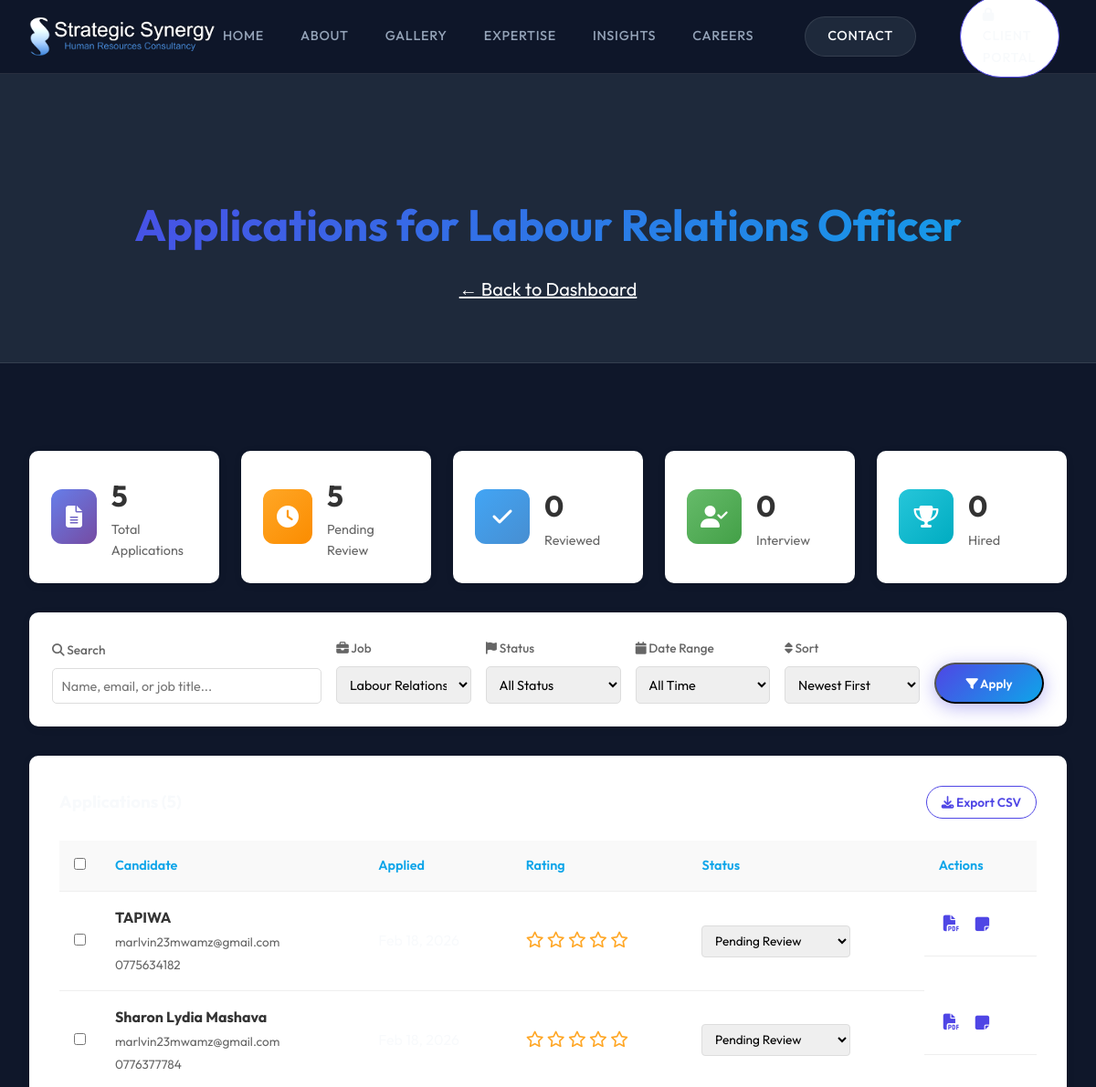
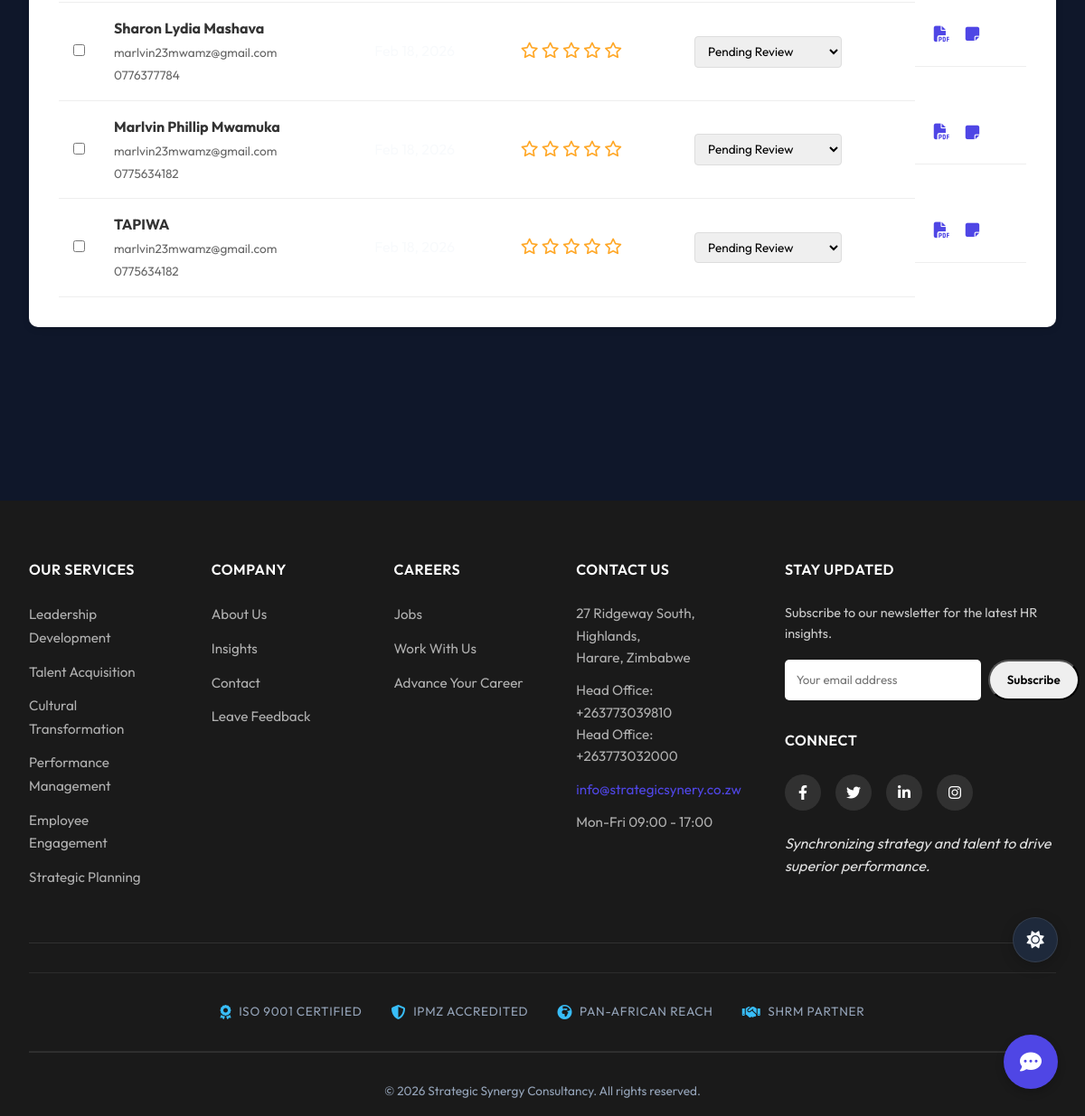
Screenshot of /portal/hr-dashboard/job-applications/16/ (signed in) with the database file from the repository (2 pictures, top to bottom).
### careers/models.py (models this page shows, shortened)
class Application(models.Model):
    STATUS_CHOICES = [
        ('PENDING', 'Pending Review'),
        ('REVIEWED', 'Reviewed'),
        ('INTERVIEW', 'Interview Scheduled'),
        ('REJECTED', 'Rejected'),
        ('HIRED', 'Hired'),
    ]
    job = models.ForeignKey(Job, on_delete=models.CASCADE, related_name='applications')
    full_name = models.CharField(max_length=100)
    email = models.EmailField()
    phone = models.CharField(max_length=20)
    linkedin_url = models.URLField(blank=True, null=True)
    resume = models.FileField(upload_to='resumes/')
    cover_letter = models.TextField(blank=True)
    applied_at = models.DateTimeField(auto_now_add=True)
    status = models.CharField(max_length=20, choices=STATUS_CHOICES, default='PENDING')
    notes = models.TextField(blank=True, help_text="Internal HR notes")
    rating = models.IntegerField(default=0, help_text="Rating from 0-5 stars")
    reviewed_by = models.ForeignKey('auth.User', on_delete=models.SET_NULL, null=True, blank=True, related_name='reviewed_applications')
    reviewed_at = models.DateTimeField(null=True, blank=True)

### portal/views.py (the view)
# urls.py: path('hr-dashboard/job-applications/<int:job_id>/', views.hr_job_applications, name='hr_job_applications'),
@login_required
@user_passes_test(is_hr_manager)
def hr_job_applications(request, job_id):
    from django.db.models import Count
    from django.core.paginator import Paginator
    job = get_object_or_404(Job, id=job_id)
    applications = job.applications.select_related('reviewed_by').all().order_by('-applied_at')
    stats = {
        'total': applications.count(),
        'pending': applications.filter(status='PENDING').count(),
        'reviewed': applications.filter(status='REVIEWED').count(),
        'interview': applications.filter(status='INTERVIEW').count(),
        'rejected': applications.filter(status='REJECTED').count(),
        'hired': applications.filter(status='HIRED').count(),
    }
    paginator = Paginator(applications, 25)
    page_number = request.GET.get('page', 1)
    page_obj = paginator.get_page(page_number)
    apps_data = []
    for app in page_obj:
        apps_data.append({
            'id': app.id,
            'full_name': app.full_name,
            'email': app.email,
            'phone': app.phone,
            'job_title': app.job.title if app.job else 'No Job',
            'applied_at': app.applied_at.strftime('%b %d, %Y'),
            'rating': app.rating,
            'status': app.status,
            'resume_url': app.resume.url if app.resume else '#',
            'notes': app.notes,
        })
    all_jobs = Job.objects.filter(is_active=True)
    context = {
        'applications': apps_data,
        'page_obj': page_obj,
        'stats': stats,
        'apps_by_job': [],  # Empty for single job view
        'all_jobs': all_jobs,
        'search_query': '',
        'job_filter': str(job_id),
        'selected_job_id': job.id,
        'status_filter': '',
        'date_filter': '',
        'sort_by': '-applied_at',
        'title': f'Applications for {job.title}',
        'status_choices': Application.STATUS_CHOICES,
    }
    return render(request, 'portal/hr_job_applications.html', context)

### templates/portal/hr_job_applications.html (shortened to what this page needs)
{% extends 'base.html' %}
{% load static %}
{% load portal_extras %}
{% block content %}
<section class="page-header">
    <div class="container">
        <h1>{{ title }}</h1>
        <p><a href="{% url 'portal:hr_dashboard' %}" style="color: white; text-decoration: underline;">&larr; Back to
                Dashboard</a></p>
    </div>
</section>
<section class="section">
    <div class="container">
        <div class="stats-grid">
            <div class="stat-card">
                <div class="stat-icon" style="background: linear-gradient(135deg, #667eea 0%, #764ba2 100%);"><i
                        class="fas fa-file-alt"></i></div>
                <div class="stat-content">
                    <h3>{{ stats.total }}</h3>
                    <p>Total Applications</p>
                </div>
            </div>
            <div class="stat-card">
                <div class="stat-icon" style="background: linear-gradient(135deg, #ffa726 0%, #fb8c00 100%);"><i
                        class="fas fa-clock"></i></div>
                <div class="stat-content">
                    <h3>{{ stats.pending }}</h3>
                    <p>Pending Review</p>
                </div>
            </div>
            <div class="stat-card">
                <div class="stat-icon" style="background: linear-gradient(135deg, #42a5f5 0%, #478ed1 100%);"><i
                        class="fas fa-check"></i></div>
                <div class="stat-content">
                    <h3>{{ stats.reviewed }}</h3>
                    <p>Reviewed</p>
                </div>
            </div>
            <div class="stat-card">
                <div class="stat-icon" style="background: linear-gradient(135deg, #66bb6a 0%, #43a047 100%);"><i
                        class="fas fa-user-check"></i></div>
                <div class="stat-content">
                    <h3>{{ stats.interview }}</h3>
                    <p>Interview</p>
                </div>
            </div>
            <div class="stat-card">
                <div class="stat-icon" style="background: linear-gradient(135deg, #26c6da 0%, #00acc1 100%);"><i
                        class="fas fa-trophy"></i></div>
                <div class="stat-content">
                    <h3>{{ stats.hired }}</h3>
                    <p>Hired</p>
                </div>
            </div>
        </div>
        <div class="card filter-card">
            <form method="get" action="" class="filter-form" id="filterForm">
                <div class="filter-row">
                    <div class="filter-item flex-grow">
                        <label><i class="fas fa-search"></i> Search</label>
                        <input type="text" name="search" value="{{ search_query }}"
                            placeholder="Name, email, or job title..." class="form-input">
                    </div>
                    <div class="filter-item">
                        <label><i class="fas fa-briefcase"></i> Job</label>
                        <select name="job" id="jobFilter" class="form-select">
                            {% for job in all_jobs %}
                            <option value="{{ job.id }}">{{ job.title }}</option>
                            {% endfor %}
                        </select>
                    </div>
                    <div class="filter-item">
                        <label><i class="fas fa-flag"></i> Status</label>
                        <select name="status" id="statusFilter" class="form-select">
                            <option value="">All Status</option>
                        </select>
                    </div>
                    <div class="filter-item">
                        <label><i class="fas fa-calendar"></i> Date Range</label>
                        <select name="date_range" id="dateFilter" class="form-select">
                            <option value="">All Time</option>
                        </select>
                    </div>
                    <div class="filter-item">
                        <label><i class="fas fa-sort"></i> Sort</label>
                        <select name="sort" id="sortFilter" class="form-select">
                            <option value="-applied_at">Newest First</option>
                        </select>
                    </div>
                    <div class="filter-item">
                        <label>&nbsp;</label>
                        <button type="submit" class="btn btn-primary" style="width: 100%;"><i class="fas fa-filter"></i>
                            Apply</button>
                    </div>
                </div>
            </form>
        </div>
        <div class="card">
            <div class="table-header">
                <h3>Applications ({{ page_obj.paginator.count }})</h3>
                <div class="table-actions">
                    <button class="btn btn-outline btn-sm" onclick="exportCSV()"><i class="fas fa-download"></i> Export
                        CSV</button>
                </div>
            </div>
            {% if applications %}
            <div class="table-responsive">
                <table class="data-table">
                    <thead>
                        <tr>
                            <th width="30"><input type="checkbox" id="select-all"></th>
                            <th>Candidate</th>
                            <th>Applied</th>
                            <th>Rating</th>
                            <th>Status</th>
                            <th>Actions</th>
                        </tr>
                    </thead>
                    <tbody>
                        {% for app in applications %}
                        <tr>
                            <td><input type="checkbox" class="app-checkbox" data-id="{{ app.id }}"></td>
                            <td>
                                <div class="candidate-info">
                                    <strong>{{ app.full_name }}</strong>
                                    <small>{{ app.email }}</small>
                                    <small>{{ app.phone }}</small>
                                </div>
                            </td>
                            <td>{{ app.applied_at }}</td>
                            <td>
                                <div class="rating-stars" data-app-id="{{ app.id }}" data-rating="{{ app.rating }}">
                                    {% for i in "12345" %}
                                    <i class="{% if forloop.counter <= app.rating %}fas{% else %}far{% endif %} fa-star star"
                                        data-value="{{ forloop.counter }}"></i>
                                    {% endfor %}
                                </div>
                            </td>
                            <td>
                                <select class="status-select" data-app-id="{{ app.id }}">
                                    {% for code, label in status_choices %}
                                    <option value="{{ code }}" {% if app.status|is_eq:code %}selected{% endif %}>
                                        {{ label }}
                                    </option>
                                    {% endfor %}
                                </select>
                            </td>
                            <td class="actions-cell">
                                <a href="{{ app.resume_url }}" target="_blank" class="action-btn" title="View Resume"><i
                                        class="fas fa-file-pdf"></i></a>
                                <button class="action-btn" onclick="showNotes({{ app.id }}, '{{ app.notes|escapejs }}')"
                                    title="Notes"><i class="fas fa-sticky-note"></i></button>
                            </td>
                        </tr>
                        {% endfor %}
                    </tbody>
                </table>
            </div>
            {% else %}
            <p style="text-align: center; padding: 3rem; color: #666;">No applications found.</p>
            {% endif %}
        </div>
    </div>
</section>
{% endblock %}

### rows the page displays
Application: full_name "TAPIWA", email "marlvin23mwamz@gmail.com", phone "0775634182", status "Pending Review"
Application: full_name "Sharon Lydia Mashava", email "marlvin23mwamz@gmail.com", phone "0776377784", status "Pending Review"
Application: full_name "Sharon Lydia Mashava", email "marlvin23mwamz@gmail.com", phone "0776377784", status "Pending Review"
Application: full_name "Marlvin Phillip Mwamuka", email "marlvin23mwamz@gmail.com", phone "0775634182", status "Pending Review"
Application: full_name "TAPIWA", email "marlvin23mwamz@gmail.com", phone "0775634182", status "Pending Review"

### other values shown
{{ title }} "Applications for Labour Relations Officer"
{{ stats.total }} "5"
{{ stats.pending }} "5"
{{ stats.reviewed }} "0"
{{ stats.interview }} "0"
{{ stats.hired }} "0"
form field job "Labour Relations Officer"
